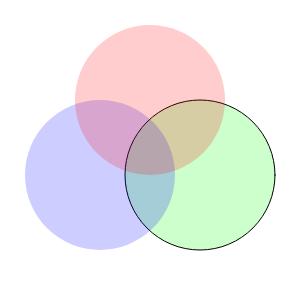
Frame 1 (no input)
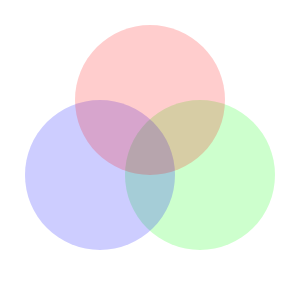
Frame 60 (no input)
Frame 120 (the mouse pressed at the canvas centre since frame 60): identical to frame 60, image omitted

The p5.js sketch that drew these frames (run headless with seeded random() and noise() and a simulated clock; from frame 60 on, the mouse is pressed at the canvas centre):

// p5.js sketch
// ── sketch.js
function setup() {
     
    // Create Canvas of given size
    createCanvas(300, 300);
 
}
 
function draw() {
     
    background('white');
   
  //right cicle
  fill(0,255,0,50);
    // Draw a circle
    circle(200, 175, 150);
   
   
  noFill();
  noStroke ();
 
  //left circle
  fill(0,0,255,50);
    // Draw a circle
    circle(100, 175, 150);
   
  //top circle
  fill(255,0,0,50);
    // Draw a circle
    circle(150, 100, 150);
   
}
